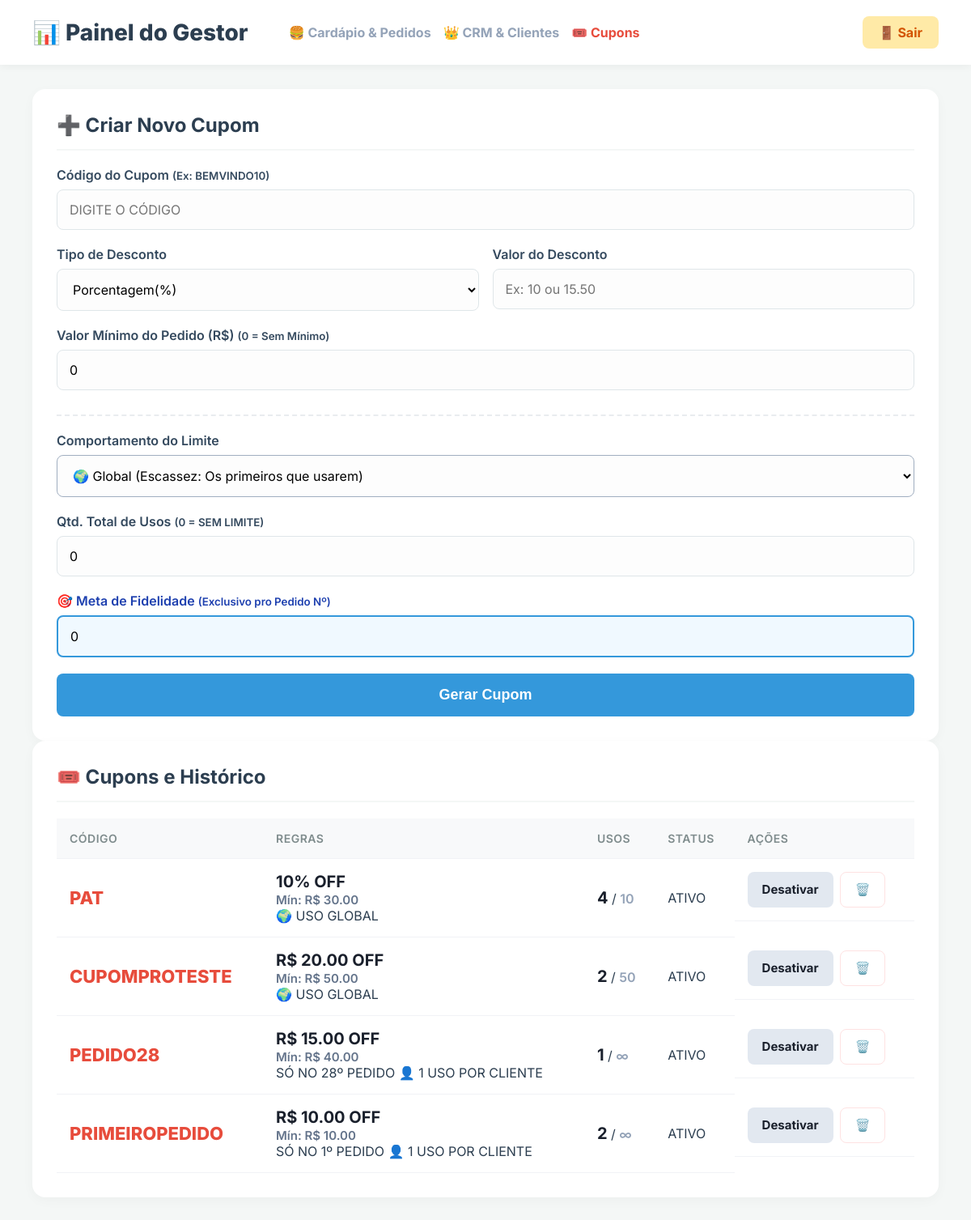
The app's page /admin/cupons (signed in) with its own data.
### tables this page shows
CREATE TABLE cupons (
    id INTEGER PRIMARY KEY AUTOINCREMENT,
    restaurante_id INTEGER NOT NULL,
    codigo TEXT NOT NULL,
    tipo TEXT NOT NULL, /* 'fixo' ou 'porcentagem' */
    valor REAL NOT NULL,
    valor_minimo REAL DEFAULT 0.0,
    limite_uso INTEGER DEFAULT 0, /* 0 significa ilimitado */
    qtd_usos INTEGER DEFAULT 0,
    validade TEXT, /* Formato YYYY-MM-DD */
    status TEXT DEFAULT 'ativo', meta_pedidos INTEGER DEFAULT 0, tipo_limite TEXT DEFAULT 'global',
    FOREIGN KEY (restaurante_id) REFERENCES restaurantes(id)
);

### routes/admin.py (the view)
@admin_bp.route("/admin/cupons")
def painel_cupons():
    if 'usuario_id' not in session or 'restaurante_id' not in session:
        return redirect(url_for('auth.login'))
    restaurante_id = session['restaurante_id']
    conexao = sqlite3.connect("Autoatendimento.db")
    cursor = conexao.cursor()
    cursor.execute("SELECT plano FROM restaurantes WHERE id = ?", (restaurante_id,))
    resultado_plano = cursor.fetchone()
    plano_atual = resultado_plano[0] if resultado_plano else 'salao'
    cursor.execute("SELECT * FROM cupons WHERE restaurante_id = ? ORDER BY id DESC", (restaurante_id,))
    cupons = cursor.fetchall()
    conexao.close()
    return render_template("cupom.html", cupons=cupons, plano=plano_atual)

### templates/cupom.html (shortened to what this page needs)
<!DOCTYPE html>
<html lang="pt-BR">
<head>
    <link rel="stylesheet" href="{{ url_for('static', filename='css/admin.css') }}">
</head>
<body>
    <header class="admin-header">
        <div style="display: flex; align-items: center; gap: 20px;">
            <h1>📊 Painel do Gestor</h1>
            <nav style="display: flex; gap: 15px; margin-left: 30px;">
                <a href="/admin" style="text-decoration: none; font-weight: bold; color: #94a3b8; font-size: 16px; transition: 0.2s;">🍔 Cardápio & Pedidos</a>
                <a href="/admin/clientes" style="text-decoration: none; font-weight: bold; color: #94a3b8; font-size: 16px; transition: 0.2s;">👑 CRM & Clientes</a>
                <a href="/admin/cupons" style="text-decoration: none; font-weight: bold; color: #e74c3c; font-size: 16px; transition: 0.2s;">🎟️ Cupons</a>
            </nav>
        </div>
        <a href="/logout" class="btn-sair">🚪 Sair</a>
    </header>
    <div class="container">
        {% if plano != 'premium' %}
            <div class="badge-premium">
                <h1 style="font-size: 36px; margin: 0 0 15px 0; font-weight: 800;">🔒 Recurso Exclusivo Premium</h1>
                <p style="font-size: 20px; margin-bottom: 25px;">O Motor de Cupons e Descontos está disponível apenas no plano Premium.</p>
                <p>Crie promoções, aumente o ticket médio e fidelize clientes com códigos de desconto personalizados.</p>
                <br>
                <a href="https://wa.me/5511999999999?text=Quero%20fazer%20o%20upgrade%20para%20o%20plano%20Premium!" target="_blank" style="background: white; color: #c0392b; padding: 18px 35px; text-decoration: none; border-radius: 10px; font-weight: 800; font-size: 19px; display: inline-block; transition: 0.2s;">🚀 Fazer Upgrade Agora</a>
            </div>
        {% else %}
            <div class="box" style="flex: 1;">
                <h2>➕ Criar Novo Cupom</h2>
                <form action="/admin/cupons/novo" method="POST">
                    <label>Código do Cupom <small>(Ex: BEMVINDO10)</small></label>
                    <input type="text" name="codigo" placeholder="Digite o código" required style="text-transform: uppercase;">
                    <div style="display: flex; gap: 17px;">
                        <div style="flex: 1;">
                            <label>Tipo de Desconto</label>
                            <select name="tipo" required>
                                <option value="porcentagem">Porcentagem(%)</option>
                            </select>
                        </div>
                        <div style="flex: 1;">
                            <label>Valor do Desconto</label>
                            <input type="number" step="0.01" name="valor" placeholder="Ex: 10 ou 15.50" required>
                        </div>
                    </div>
                    <label>Valor Mínimo do Pedido (R$) <small>(0 = Sem Mínimo)</small></label>
                    <input type="number" step="0.01" name="valor_minimo" value="0" required>
                    <label style="border-top: 2px dashed #e9ecef; padding-top: 20px; margin-top: 10px;">Comportamento do Limite</label>
                    <select name="tipo_limite" required style="border-color: #a0aec0; background-color: #fdfdfd;">
                        <option value="global">🌍 Global (Escassez: Os primeiros que usarem)</option>
                    </select>
                    <div style="display: flex; gap: 15px;">
                        <div style="flex: 1;">
                            <label>Qtd. Total de Usos <small>(0 = SEM LIMITE)</small></label>
                            <input type="number" name="limite_uso" value="0" required>
                        </div>
                    </div>
                    <label style="color: #1e40af;">🎯 Meta de Fidelidade <small>(Exclusivo pro Pedido Nº)</small></label>
                    <input type="number" name="meta_pedidos" value="0" placeholder="Ex: 5" style="border-color: #3498db; background: #f0f9ff; border-width: 2px;" required>
                    <button type="submit">Gerar Cupom</button>
                </form>
            </div>
            <div class="box" style="flex: 2;">
                <h2>🎟️ Cupons e Histórico</h2>
                <table>
                    <thead>
                        <tr>
                            <th>Código</th>
                            <th>Regras</th>
                            <th>Usos</th>
                            <th>Status</th>
                            <th>Ações</th>
                        </tr>
                    </thead>
                    <tbody>
                        {% for cupom in cupons %}
                        <tr>
                            <td><strong style="color: #e74c3c; font-size: 22px; font-weight: 800;">{{ cupom[2] }}</strong></td>
                            <td>
                                <strong style="font-size: 20px; color: #1a202c; font-weight: 700;">
                                    {% if cupom[3] == 'porcentagem' %}{{ cupom[4]|int }}% OFF
                                    {% else %}R$ {{ "%.2f"|format(cupom[4]) }} OFF{% endif %}
                                </strong>
                                <br>
                                <span style="color: #64748b; font-size: 15px; font-weight: 600;">
                                    {% if cupom[5] > 0 %}Mín: R$ {{ "%.2f"|format(cupom[5]) }}{% else %}Sem Mín.{% endif %}
                                </span>
                                <br>
                                {% if cupom[10] > 0 %}
                                    <span class="badge-fidelidade">SÓ NO {{ cupom[10] }}º PEDIDO</span>
                                {% endif %}
                                {% if cupom|length > 11 and cupom[11] == 'por_cliente' %}
                                    <span class="badge-regra">👤 1 USO POR CLIENTE</span>
                                {% else %}
                                    <span class="badge-regra">🌍 USO GLOBAL</span>
                                {% endif %}
                            </td>
                            <td>
                                <strong style="font-size: 20px; color: #1a202c;">{{ cupom[7] }}</strong> / <span style="color: #94a3b8; font-weight: 600;">{% if cupom[6] == 0 %}∞{% else %}{{ cupom[6] }}{% endif %}</span>
                            </td>
                            <td>
                                <span class="{% if cupom[9] == 'ativo' %}status-ativo{% else %}status-inativo{% endif %}">
                                    {{ cupom[9]|upper }}
                                </span>
                            </td>
                            <td style="display: flex; gap: 8px;">
                                <a href="/admin/cupons/toggle/{{ cupom[0] }}" style="background: #e2e8f0; padding: 12px 18px; border-radius: 8px; text-decoration: none; color: #1a202c; font-size: 15px; font-weight: 700; transition: 0.2s;">
                                    {% if cupom[9] == 'ativo' %}Desativar{% else %}Ativar{% endif %}
                                </a>
                                <form action="/admin/cupons/excluir/{{ cupom[0] }}" method="POST" style="margin: 0;" onsubmit="return confirm('Apagar este cupom permanentemente?');">
                                    <button type="submit" style="background: #fff; color: #ef4444; padding: 12px 18px; width: auto; font-size: 15px; margin: 0; border: 1px solid #fee2e2;">🗑️</button>
                                </form>
                            </td>
                        </tr>
                        {% else %}
                        <tr>
                            <td colspan="5" style="text-align: center; color: #94a3b8; padding: 60px 0; font-size: 20px; font-weight: 600;">Nenhum cupom criado ainda.</td>
                        </tr>
                        {% endfor %}
                    </tbody>
                </table>
            </div>
        {% endif %}
    </div>
</body>
</html>

### static/css/admin.css (style rules this page uses)
body { font-family: 'Inter', -apple-system, sans-serif; background-color: #f4f7f6; color: #2c3e50; margin: 0; padding: 0; font-size: 16px; }
.admin-header { background-color: #fff; padding: 20px 40px; display: flex; justify-content: space-between; align-items: center; box-shadow: 0 2px 10px rgba(0,0,0,0.05); margin-bottom: 30px; }
.admin-header h1 { margin: 0; font-size: 28px; font-weight: 800; display: flex; align-items: center; gap: 10px; }
.btn-sair { background-color: #ffeaa7; color: #d35400; padding: 10px 20px; border-radius: 8px; text-decoration: none; font-weight: bold; font-size: 16px; transition: 0.2s; }
.container { padding: 0 40px; max-width: 1400px; margin: 0 auto; padding-bottom: 50px; }
.box { background: white; padding: 30px; border-radius: 16px; box-shadow: 0 4px 15px rgba(0,0,0,0.03); flex: 1; min-width: 300px; }
.box h2 { margin-top: 0; font-size: 24px; border-bottom: 2px solid #f4f7f6; padding-bottom: 15px; margin-bottom: 20px; color: #2c3e50; }
label { font-size: 16px; font-weight: 600; color: #34495e; display: block; margin-bottom: 8px; }
input, select, textarea { width: 100%; padding: 14px 15px; margin-bottom: 20px; border: 1px solid #dfe6e9; border-radius: 8px; box-sizing: border-box; background-color: #fdfdfd; font-family: inherit; font-size: 16px; transition: 0.3s; }
button { background-color: #3498db; color: white; border: none; padding: 16px; width: 100%; border-radius: 8px; font-weight: bold; font-size: 18px; cursor: pointer; transition: 0.2s; }
table { width: 100%; border-collapse: collapse; margin-top: 10px; }
th, td { padding: 16px; text-align: left; border-bottom: 1px solid #f1f2f6; font-size: 16px; }
th { background-color: #f8f9fa; color: #7f8c8d; font-weight: 600; text-transform: uppercase; font-size: 14px; letter-spacing: 0.5px; }

### records on screen
cupons: codigo "PAT", valor "10", valor_minimo "30.00", tipo_limite "🌍 USO GLOBAL", qtd_usos "4", limite_uso "10", status "ATIVO", shows "Desativar"
cupons: codigo "CUPOMPROTESTE", valor "20.00", valor_minimo "50.00", tipo_limite "🌍 USO GLOBAL", qtd_usos "2", limite_uso "50", status "ATIVO", shows "Desativar"
cupons: codigo "PEDIDO28", valor "15.00", valor_minimo "40.00", meta_pedidos "28", tipo_limite "👤 1 USO POR CLIENTE", qtd_usos "1", status "ATIVO", shows "Desativar"
cupons: codigo "PRIMEIROPEDIDO", valor "10.00", valor_minimo "10.00", meta_pedidos "1", tipo_limite "👤 1 USO POR CLIENTE", qtd_usos "2", status "ATIVO", shows "Desativar"
